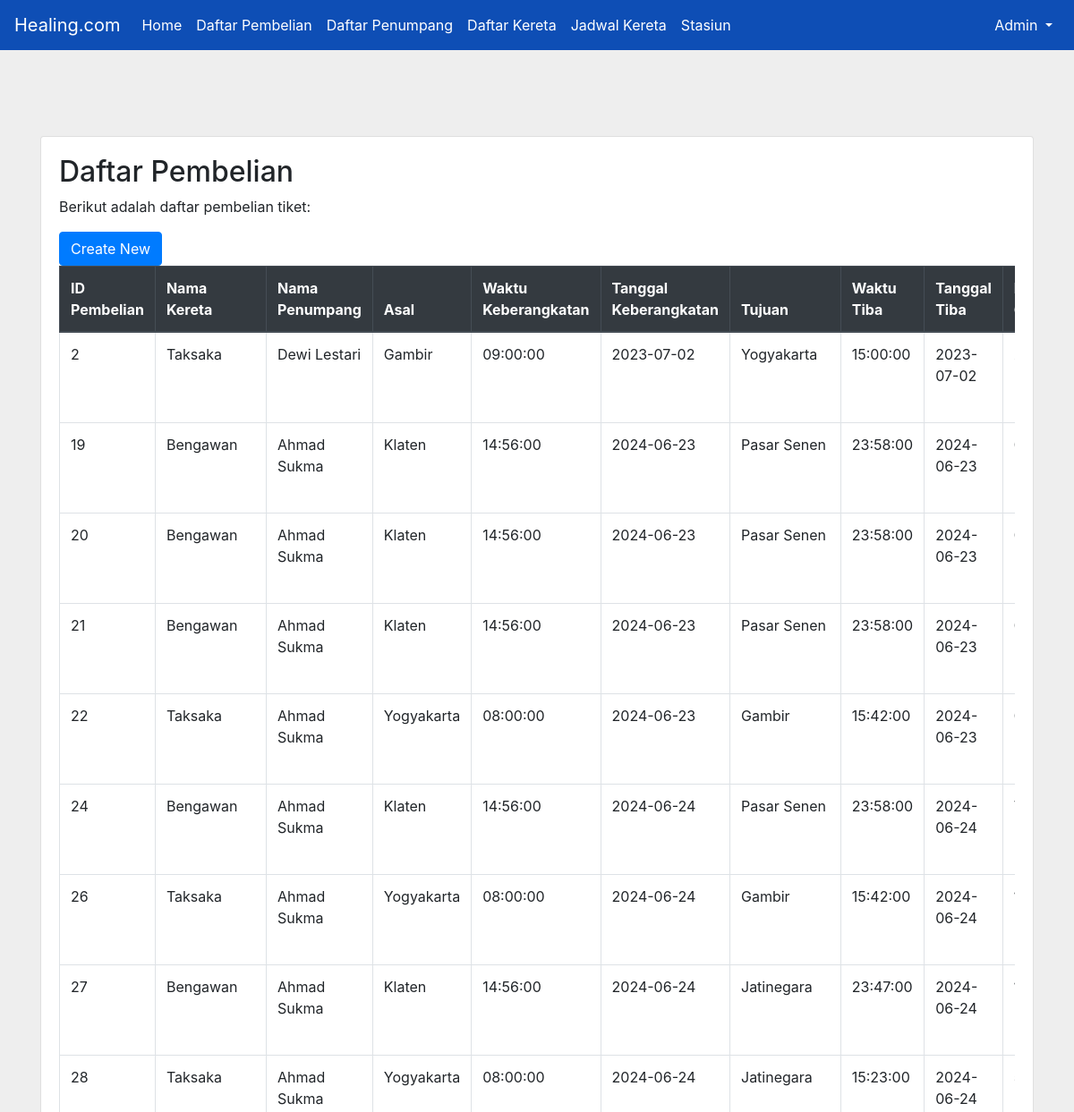
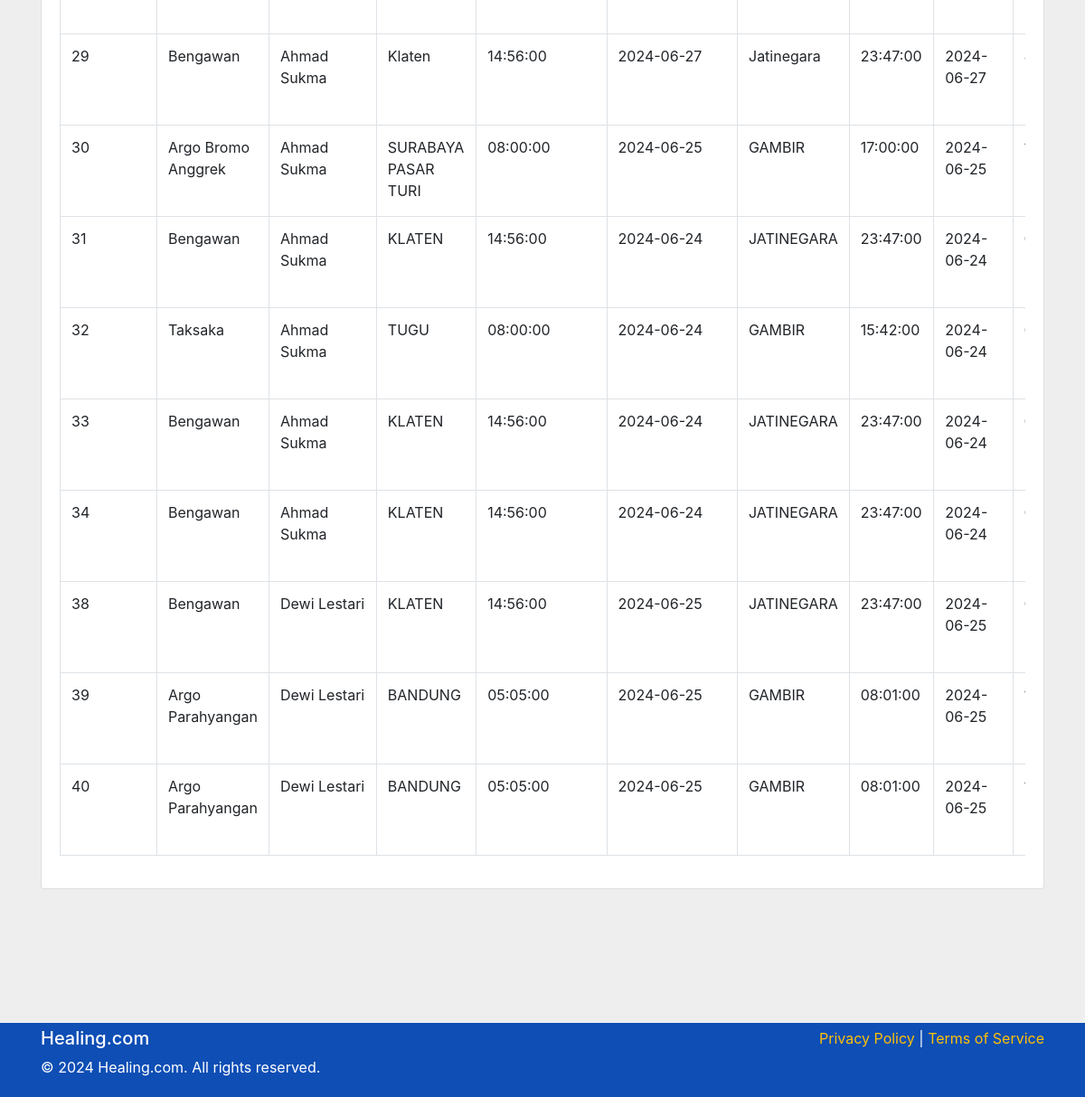
Screenshot of /daftar_pembelian.php with the database file from the repository (2 pictures, top to bottom).
### tables this page shows
CREATE TABLE `pembelian` (
  `id_pembelian` int(11) NOT NULL,
  `id_keretafk` int(11) DEFAULT NULL,
  `id_penumpangfk` int(11) DEFAULT NULL,
  `asal` varchar(100) DEFAULT NULL,
  `tujuan` varchar(100) DEFAULT NULL,
  `waktu_keberangkatan` time DEFAULT NULL,
  `waktu_tiba` time DEFAULT NULL,
  `tanggal_keberangkatan` date DEFAULT NULL,
  `tanggal_tiba` date DEFAULT NULL,
  `nomor_gerbong` int(11) DEFAULT NULL,
  `nomor_kursi` int(11) DEFAULT NULL,
  `biaya` int(11) DEFAULT NULL
);

CREATE TABLE `kereta_api` (
  `id_kereta` int(11) NOT NULL,
  `nama_kereta` varchar(100) DEFAULT NULL,
  `rute` varchar(255) DEFAULT NULL,
  `biaya` int(11) DEFAULT NULL,
  `total_kursi` int(11) DEFAULT NULL
);

CREATE TABLE `penumpang` (
  `id_penumpang` int(11) NOT NULL,
  `nama_penumpang` varchar(100) DEFAULT NULL,
  `username` varchar(50) DEFAULT NULL,
  `email` varchar(100) DEFAULT NULL,
  `no_telpon` varchar(15) DEFAULT NULL,
  `gender` enum('Laki-laki','Perempuan') DEFAULT NULL,
  `tanggal_lahir` date DEFAULT NULL,
  `password` varchar(255) DEFAULT NULL,
  `foto_profil` varchar(255) DEFAULT NULL
);

### daftar_pembelian.php (the view, shortened to what this page needs)
<?php
include "koneksi.php";
?>
<!DOCTYPE html>
<html lang="en">
<head>
    <link rel="stylesheet" href="css/style.css">
    <link rel="stylesheet" href="https://cdnjs.cloudflare.com/ajax/libs/font-awesome/6.5.2/css/all.min.css">
    <link rel="stylesheet" href="https://stackpath.bootstrapcdn.com/bootstrap/4.3.1/css/bootstrap.min.css">
    <link rel="stylesheet" href="https://cdnjs.cloudflare.com/ajax/libs/jqueryui/1.12.1/jquery-ui.min.css">
</head>
<body style="background-color: #EEEEEE;">
    <nav class="navbar navbar-expand-lg" style="background-color: #0E4EB5;">
    <a class="navbar-brand text-white" href="#">Healing.com</a>
    <div class="collapse navbar-collapse" id="navbarNav">
        <ul class="navbar-nav mr-auto">
            <li class="nav-item">
                <a class="nav-link text-white" href="admin.php">Home</a>
            </li>
            <li class="nav-item">
                <a class="nav-link text-white" href="daftar_pembelian.php">Daftar Pembelian</a>
            </li>
            <li class="nav-item">
                <a class="nav-link text-white" href="daftar_penumpang.php">Daftar Penumpang</a>
            </li>
            <li class="nav-item">
                <a class="nav-link text-white" href="daftar_kereta.php">Daftar Kereta</a>
            </li>
            <li class="nav-item">
                <a class="nav-link text-white" href="jadwal_kereta.php">Jadwal Kereta</a>
            </li>
            <li class="nav-item">
                <a class="nav-link text-white" href="stasiun.php">Stasiun</a>
            </li>
        </ul>
        <ul class="navbar-nav ml-auto">
            <li class="nav-item dropdown">
                <a class="nav-link dropdown-toggle text-white" href="#" id="navbarDropdown" role="button" data-toggle="dropdown" aria-haspopup="true" aria-expanded="false">
                    Admin
                </a>
            </li>
        </ul>
    </div>
    </nav>
    <div class="main-content container mt-5 pt-5">
        <div class="card">
            <div class="card-body">
                <h2>Daftar Pembelian</h2>
                <p>Berikut adalah daftar pembelian tiket:</p>
                <a href="create_pembelian.php" class="btn btn-primary">Create New</a>
                <?php
                $query = "SELECT p.id_pembelian, ka.nama_kereta, pen.nama_penumpang, p.asal, p.waktu_keberangkatan, p.tanggal_keberangkatan, p.tujuan, p.waktu_tiba, p.tanggal_tiba, p.nomor_gerbong, p.nomor_kursi
                          FROM pembelian p
                          JOIN kereta_api ka ON p.id_keretafk = ka.id_kereta
                          JOIN penumpang pen ON p.id_penumpangfk = pen.id_penumpang";
                $result = mysqli_query($conn, $query);
                if (mysqli_num_rows($result) > 0) {
                    echo '<div class="table-responsive"><table class="table table-bordered">';
                    echo '<thead class="thead-dark"><tr><th>ID Pembelian</th><th>Nama Kereta</th><th>Nama Penumpang</th><th>Asal</th><th>Waktu Keberangkatan</th><th>Tanggal Keberangkatan</th><th>Tujuan</th><th>Waktu Tiba</th><th>Tanggal Tiba</th><th>Nomor Gerbong</th><th>Nomor Kursi</th><th>Actions</th></tr></thead><tbody>';
                    while ($row = mysqli_fetch_assoc($result)) {
                        echo '<tr>';
                        echo '<td>' . $row['id_pembelian'] . '</td>';
                        echo '<td>' . $row['nama_kereta'] . '</td>';
                        echo '<td>' . $row['nama_penumpang'] . '</td>';
                        echo '<td>' . $row['asal'] . '</td>';
                        echo '<td>' . $row['waktu_keberangkatan'] . '</td>';
                        echo '<td>' . $row['tanggal_keberangkatan'] . '</td>';
                        echo '<td>' . $row['tujuan'] . '</td>';
                        echo '<td>' . $row['waktu_tiba'] . '</td>';
                        echo '<td>' . $row['tanggal_tiba'] . '</td>';
                        echo '<td>' . $row['nomor_gerbong'] . '</td>';
                        echo '</tr>';
                    }
                    echo '</tbody></table></div>';
                } else {
                    echo '<div class="alert alert-warning" role="alert">Belum ada pembelian tiket.</div>';
                }
                ?>
            </div>
        </div>
    </div>
    <?php include "footer.php"; ?>
</body>
</html>

### css/style.css (style rules this page uses)
* { margin: 0; padding: 0; box-sizing: border-box; }
body { font-family: "Inter", sans-serif; background-color: #EEEEEE; display: flex; flex-direction: column; min-height: 100vh; }
.navbar-nav .nav-link { color: #ffffff !important; }
.main-content { padding-top: 100px; padding-bottom: 100px; }
a { text-decoration: none; }

### daftar_pembelian.php (style rules this page uses)
.main-content { padding-top: 100px; padding-bottom: 100px; }
body { background-color: #f8f9fa; }
a { text-decoration: none; }

### rows the page displays
pembelian: id_pembelian "2", id_keretafk.nama_kereta "Taksaka", id_penumpangfk.nama_penumpang "Dewi Lestari", asal "Gambir", waktu_keberangkatan "09:00:00", tanggal_keberangkatan "2023-07-02", tujuan "Yogyakarta", waktu_tiba "15:00:00", tanggal_tiba "2023-07-02"
pembelian: id_pembelian "19", id_keretafk.nama_kereta "Bengawan", id_penumpangfk.nama_penumpang "Ahmad Sukma", asal "Klaten", waktu_keberangkatan "14:56:00", tanggal_keberangkatan "2024-06-23", tujuan "Pasar Senen", waktu_tiba "23:58:00", tanggal_tiba "2024-06-23"
pembelian: id_pembelian "20", id_keretafk.nama_kereta "Bengawan", id_penumpangfk.nama_penumpang "Ahmad Sukma", asal "Klaten", waktu_keberangkatan "14:56:00", tanggal_keberangkatan "2024-06-23", tujuan "Pasar Senen", waktu_tiba "23:58:00", tanggal_tiba "2024-06-23"
pembelian: id_pembelian "21", id_keretafk.nama_kereta "Bengawan", id_penumpangfk.nama_penumpang "Ahmad Sukma", asal "Klaten", waktu_keberangkatan "14:56:00", tanggal_keberangkatan "2024-06-23", tujuan "Pasar Senen", waktu_tiba "23:58:00", tanggal_tiba "2024-06-23"
pembelian: id_pembelian "22", id_keretafk.nama_kereta "Taksaka", id_penumpangfk.nama_penumpang "Ahmad Sukma", asal "Yogyakarta", waktu_keberangkatan "08:00:00", tanggal_keberangkatan "2024-06-23", tujuan "Gambir", waktu_tiba "15:42:00", tanggal_tiba "2024-06-23"
pembelian: id_pembelian "24", id_keretafk.nama_kereta "Bengawan", id_penumpangfk.nama_penumpang "Ahmad Sukma", asal "Klaten", waktu_keberangkatan "14:56:00", tanggal_keberangkatan "2024-06-24", tujuan "Pasar Senen", waktu_tiba "23:58:00", tanggal_tiba "2024-06-24"
pembelian: id_pembelian "26", id_keretafk.nama_kereta "Taksaka", id_penumpangfk.nama_penumpang "Ahmad Sukma", asal "Yogyakarta", waktu_keberangkatan "08:00:00", tanggal_keberangkatan "2024-06-24", tujuan "Gambir", waktu_tiba "15:42:00", tanggal_tiba "2024-06-24"
pembelian: id_pembelian "27", id_keretafk.nama_kereta "Bengawan", id_penumpangfk.nama_penumpang "Ahmad Sukma", asal "Klaten", waktu_keberangkatan "14:56:00", tanggal_keberangkatan "2024-06-24", tujuan "Jatinegara", waktu_tiba "23:47:00", tanggal_tiba "2024-06-24"
pembelian: id_pembelian "28", id_keretafk.nama_kereta "Taksaka", id_penumpangfk.nama_penumpang "Ahmad Sukma", asal "Yogyakarta", waktu_keberangkatan "08:00:00", tanggal_keberangkatan "2024-06-24", tujuan "Jatinegara", waktu_tiba "15:23:00", tanggal_tiba "2024-06-24"
pembelian: id_pembelian "29", id_keretafk.nama_kereta "Bengawan", id_penumpangfk.nama_penumpang "Ahmad Sukma", asal "Klaten", waktu_keberangkatan "14:56:00", tanggal_keberangkatan "2024-06-27", tujuan "Jatinegara", waktu_tiba "23:47:00", tanggal_tiba "2024-06-27"
pembelian: id_pembelian "30", id_keretafk.nama_kereta "Argo Bromo Anggrek", id_penumpangfk.nama_penumpang "Ahmad Sukma", asal "SURABAYA PASAR TURI", waktu_keberangkatan "08:00:00", tanggal_keberangkatan "2024-06-25", tujuan "GAMBIR", waktu_tiba "17:00:00", tanggal_tiba "2024-06-25"
pembelian: id_pembelian "31", id_keretafk.nama_kereta "Bengawan", id_penumpangfk.nama_penumpang "Ahmad Sukma", asal "KLATEN", waktu_keberangkatan "14:56:00", tanggal_keberangkatan "2024-06-24", tujuan "JATINEGARA", waktu_tiba "23:47:00", tanggal_tiba "2024-06-24"
pembelian: id_pembelian "32", id_keretafk.nama_kereta "Taksaka", id_penumpangfk.nama_penumpang "Ahmad Sukma", asal "TUGU", waktu_keberangkatan "08:00:00", tanggal_keberangkatan "2024-06-24", tujuan "GAMBIR", waktu_tiba "15:42:00", tanggal_tiba "2024-06-24"
pembelian: id_pembelian "33", id_keretafk.nama_kereta "Bengawan", id_penumpangfk.nama_penumpang "Ahmad Sukma", asal "KLATEN", waktu_keberangkatan "14:56:00", tanggal_keberangkatan "2024-06-24", tujuan "JATINEGARA", waktu_tiba "23:47:00", tanggal_tiba "2024-06-24"
pembelian: id_pembelian "34", id_keretafk.nama_kereta "Bengawan", id_penumpangfk.nama_penumpang "Ahmad Sukma", asal "KLATEN", waktu_keberangkatan "14:56:00", tanggal_keberangkatan "2024-06-24", tujuan "JATINEGARA", waktu_tiba "23:47:00", tanggal_tiba "2024-06-24"
pembelian: id_pembelian "38", id_keretafk.nama_kereta "Bengawan", id_penumpangfk.nama_penumpang "Dewi Lestari", asal "KLATEN", waktu_keberangkatan "14:56:00", tanggal_keberangkatan "2024-06-25", tujuan "JATINEGARA", waktu_tiba "23:47:00", tanggal_tiba "2024-06-25"
pembelian: id_pembelian "39", id_keretafk.nama_kereta "Argo Parahyangan", id_penumpangfk.nama_penumpang "Dewi Lestari", asal "BANDUNG", waktu_keberangkatan "05:05:00", tanggal_keberangkatan "2024-06-25", tujuan "GAMBIR", waktu_tiba "08:01:00", tanggal_tiba "2024-06-25"
pembelian: id_pembelian "40", id_keretafk.nama_kereta "Argo Parahyangan", id_penumpangfk.nama_penumpang "Dewi Lestari", asal "BANDUNG", waktu_keberangkatan "05:05:00", tanggal_keberangkatan "2024-06-25", tujuan "GAMBIR", waktu_tiba "08:01:00", tanggal_tiba "2024-06-25"
